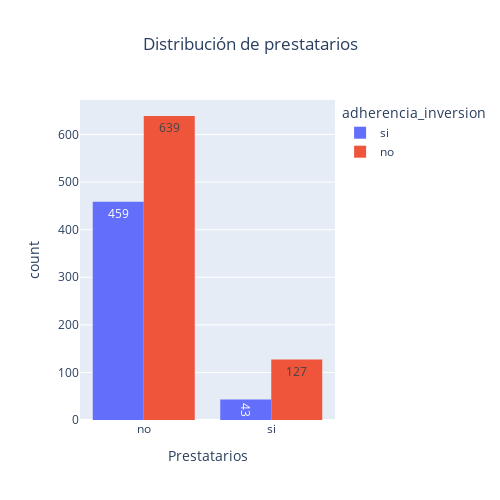

Notebook code for this chart:
### Code cell
fig = px.histogram(datos, x="prestatario", text_auto = True,
             title = "Distribución de prestatarios",
             labels= {"prestatario": "Prestatarios"},
             width=500,
             height=500,
             color="adherencia_inversion",
             barmode='group')
fig.update_layout(title_x=0.5)

### Figure 1 — Plotly figure (JSON) as saved in the notebook; plotly's stock layout.template omitted (floating-point values rounded to 4 significant figures; data arrays with more than 128 entries replaced by an {"elided": "..."} marker saying what was removed)
{"data": [{"alignmentgroup": "True", "bingroup": "x", "hovertemplate": "adherencia_inversion=si<br>Prestatarios=%{x}<br>count=%{y}<extra></extra>", "legendgroup": "si", "marker": {"color": "#636efa", "pattern": {"shape": ""}}, "name": "si", "offsetgroup": "si", "orientation": "v", "showlegend": true, "texttemplate": "%{value}", "type": "histogram", "x": {"elided": "502 str values"}, "xaxis": "x", "yaxis": "y"}, {"alignmentgroup": "True", "bingroup": "x", "hovertemplate": "adherencia_inversion=no<br>Prestatarios=%{x}<br>count=%{y}<extra></extra>", "legendgroup": "no", "marker": {"color": "#EF553B", "pattern": {"shape": ""}}, "name": "no", "offsetgroup": "no", "orientation": "v", "showlegend": true, "texttemplate": "%{value}", "type": "histogram", "x": {"elided": "766 str values"}, "xaxis": "x", "yaxis": "y"}], "layout": {"barmode": "group", "height": 500, "legend": {"title": {"text": "adherencia_inversion"}, "tracegroupgap": 0}, "title": {"text": "Distribución de prestatarios", "x": 0.5}, "width": 500, "xaxis": {"anchor": "y", "domain": [0, 1], "title": {"text": "Prestatarios"}}, "yaxis": {"anchor": "x", "domain": [0, 1], "title": {"text": "count"}}}}
